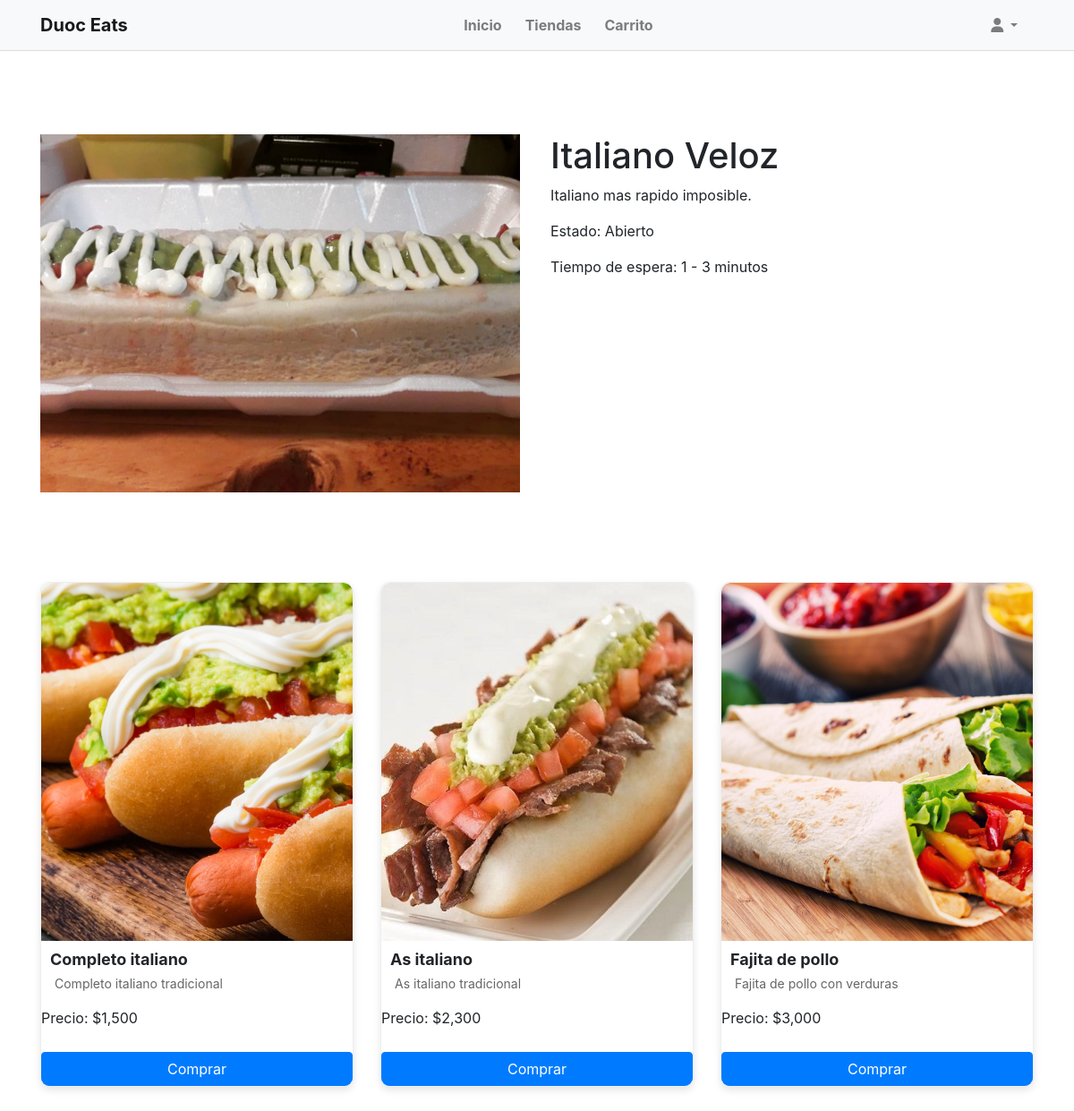
The app's page /tiendas/4/ with its own data.
### Registro/models.py (models this page shows, shortened)
class Tienda(models.Model):
    ESTADO_CHOICES = [
        ('abierto', 'Abierto'),
        ('cerrado', 'Cerrado'),
    ]
    nombre = models.CharField(max_length=100)
    descripcion = models.TextField()
    estado = models.CharField(max_length=7, choices=ESTADO_CHOICES, default='cerrado')
    tiempo_espera_min = models.IntegerField()
    tiempo_espera_max = models.IntegerField()
    imagen = models.ImageField(upload_to='img/')

class Producto(models.Model):
    nombre = models.CharField(max_length=100)
    descripcion = models.TextField()
    precio = models.IntegerField()
    tienda = models.ForeignKey(Tienda, related_name='productos', on_delete=models.CASCADE)
    imagen = models.ImageField(upload_to='img/')
    def precio_en_pesos(self):
        return "${:,.0f}".format(self.precio)

### Registro/views.py (the view)
# urls.py: path('tiendas/<int:pk>/', detalle_tienda, name="detalle_tienda"),
def detalle_tienda(request, pk):
    tienda = get_object_or_404(Tienda, pk=pk)
    productos = tienda.productos.all()
    return render(request, 'tienda/detalle_tienda.html', {'tienda': tienda, 'productos': productos})

### templates/tienda/detalle_tienda.html
{% extends "tienda/base.html" %}
{% block contenido %}
<div class="container mt-5">
    <div class="row">
        <div class="col-md-6">
            <img src="{{ tienda.imagen.url }}" class="img-fluid" alt="{{ tienda.nombre }}">
        </div>
        <div class="col-md-6">
            <h1>{{ tienda.nombre }}</h1>
            <p>{{ tienda.descripcion }}</p>
            <p>Estado: {{ tienda.get_estado_display }}</p>
            <p>Tiempo de espera: {{ tienda.tiempo_espera_min }} - {{ tienda.tiempo_espera_max }} minutos</p>
        </div>
    </div>
    <div class="row justify-content-center mt-5">
        {% for producto in productos %}
        <div class="col-md-4">
            <div class="producto">
                {% load static %}
                <img class="producto-imagen" src="{{ producto.imagen.url }}" alt="{{ producto.nombre }}">
                <div class="producto-info">
                    <h4 class="producto-titulo">{{ producto.nombre }}</h4>
                    <p class="producto-descripcion">{{ producto.descripcion }}</p>
                    <p>Precio: {{ producto.precio_en_pesos }}</p>
                    <button type="button" class="producto-boton-comprar btn btn-primary buy-button snipcart-add-item"
                        data-item-id="{{ producto.id }}"
                        data-item-price="{{ producto.precio }}"
                        data-item-image="{{ producto.imagen.url }}"
                        data-item-name="{{ producto.nombre }}">Comprar</button>
                </div>
            </div>
        </div>
        {% endfor %}
    </div>
</div>
{% endblock %}

### static/css/styles.css (style rules this page uses)
body { padding-top: 50px; }
.row { margin: 100px; }
.row img { width: 536px; height: 400px; object-fit: cover; }
.producto { border: 1px solid #eee; border-radius: 10px; margin-bottom: 20px; overflow: hidden; background-color: #fff; box-shadow: 0px 4px 8px rgba(0, 0, 0, 0.1); display: flex; flex-direction: column; }
.producto-imagen { max-width: 100%; max-height: 100%; border-radius: 10px 10px 0 0; }
.producto-titulo { margin-left: 10px; font-size: 18px; font-weight: bold; margin-top: 10px; margin-bottom: 5px; }
.producto-descripcion { margin-left: 15px; font-size: 14px; color: #666; }
.producto-boton-comprar { width: 100%; border-radius: 0; background-color: #f05336; color: #fff; border: none; font-size: 16px; padding: 10px 0; margin-top: 10px; }

### records on screen
Tienda: imagen (picture), nombre "Italiano Veloz", descripcion "Italiano mas rapido imposible.", estado "Abierto", tiempo_espera_min "1", tiempo_espera_max "3"
Producto: imagen (picture), nombre "Completo italiano", descripcion "Completo italiano tradicional", precio_en_pesos "$1,500"
Producto: imagen (picture), nombre "As italiano", descripcion "As italiano tradicional", precio_en_pesos "$2,300"
Producto: imagen (picture), nombre "Fajita de pollo", descripcion "Fajita de pollo con verduras", precio_en_pesos "$3,000"
